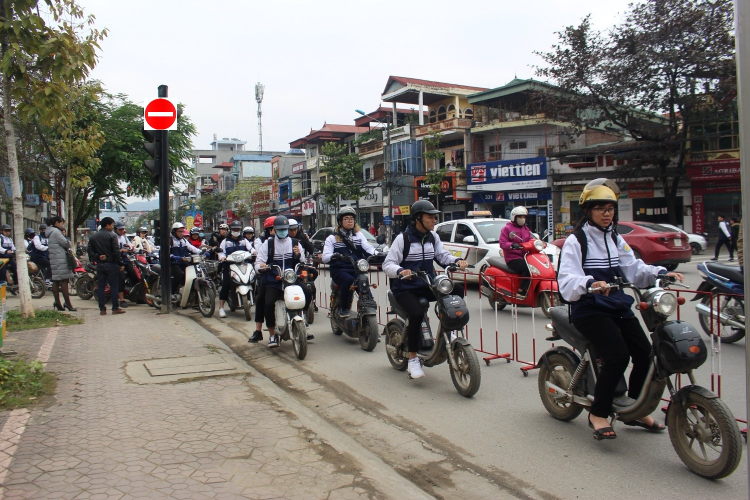
%> input picture XuLyAnh/BT_29_11/giaothong.png, 1500 x 1000 px (shown at 1/2 size)
$ octave main.m   (GNU Octave 9; MATLAB toolbox functions it lacks are replaced by stand-ins)
%> lines starting %> are read from the running program, lines starting %| are printed output that depends on the picture
I = imread('giaothong.png');
%> I is the input picture: size 1000x1500x3 uint8; mean R, G, B 128.5, 123.6, 119.3
X = imread('X.png');
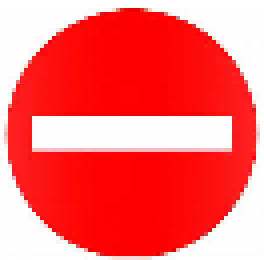
%> input picture XuLyAnh/BT_29_11/X.png, 66 x 65 px (shown 4 times larger)
%> X is the input picture: size 65x66x3 uint8; mean R, G, B 252.6, 103.7, 104.1

X = rgb2gray(X);
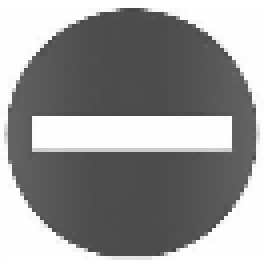
%> X: size 65x66 uint8 (shown 4 times larger); min 68, max 255, mean 148.3
I = rgb2gray(I);
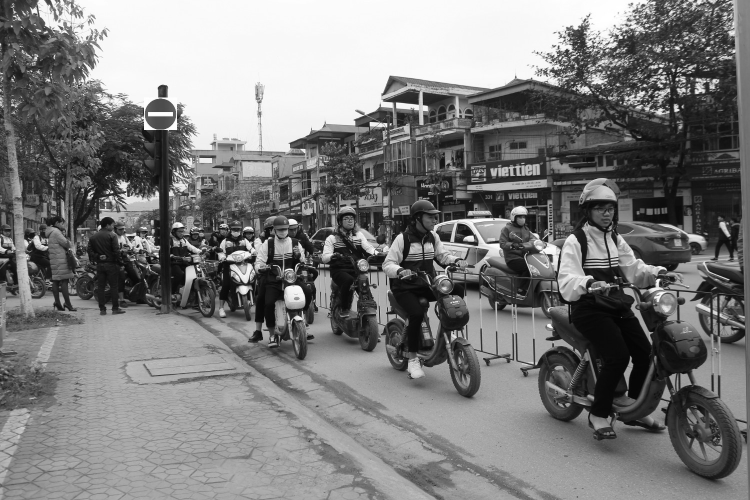
%> I: size 1000x1500 uint8 (shown at 1/2 size); min 0, max 255, mean 124.6

histX = histogram(X);
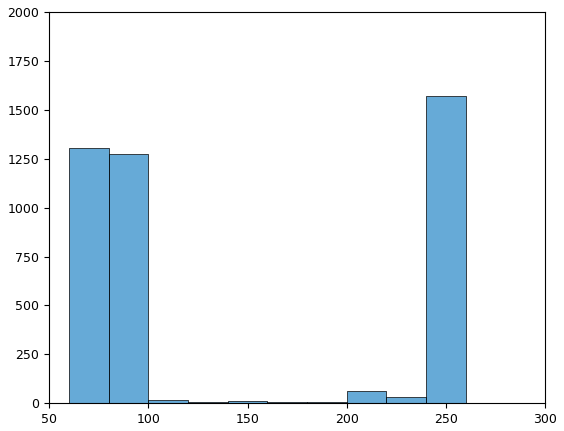
%> figure redrawn from the program's plot data; tallest bar 1569 high, from x = 240 to 260

startdong = 0;
startcot = 0;
enddong = 64;
endcot = 64;

Thres = 5000;
Py = 1;
Px = 1;
%> (the run ends here)
